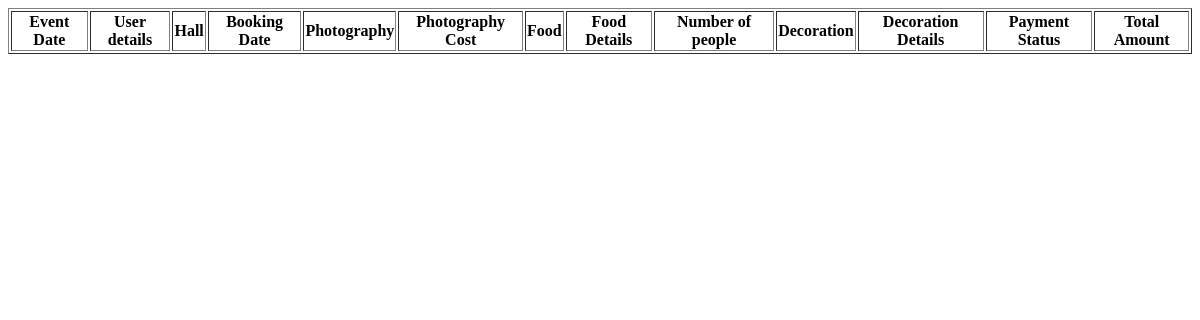
The page /adminviewbooking on the database as committed earlier.
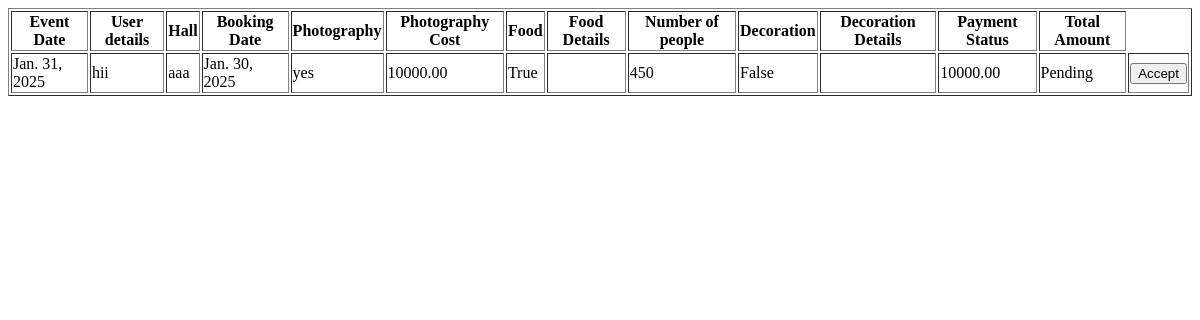
The same page on the database as committed later.
### ALORA/models.py (models this page shows)
class Bookings(models.Model):
    event_date=models.DateField(null=True)
    event_status=models.CharField(max_length=100,default='Pending')
    user_id=models.ForeignKey(User,on_delete=models.CASCADE)
    hall_id=models.ForeignKey(Halls,on_delete=models.CASCADE)
    booking_date=models.DateField(auto_now_add=True)
    payment_status=models.CharField(max_length=100,default='Pending')
    photography=models.CharField(max_length=100,null=True,blank=True)
    food_value=models.BooleanField(null=True,blank=True)
    food=models.ForeignKey(Food,on_delete=models.CASCADE,null=True,blank=True)
    no_of_people=models.IntegerField(null=True,blank=True)
    decoration_value=models.BooleanField(null=True,blank=True)
    decoration=models.ForeignKey(Decoration,on_delete=models.CASCADE,null=True,blank=True)
    photography_cost=models.DecimalField(max_digits=10,decimal_places=2,null=True,blank=True)
    total_payment=models.DecimalField(max_digits=10,decimal_places=2)

class Halls(models.Model):
    hall_name=models.CharField(max_length=100)
    location=models.CharField(max_length=200)
    capacity=models.IntegerField()
    price_per_day=models.DecimalField(max_digits=10,decimal_places=2)
    photo_url=models.FileField()
    hall_description=models.TextField(null=True,blank=True)

### ALORA/views.py (the view)
# urls.py: path('adminviewbooking',views.admin_view_booking,name='adminviewbooking'),
def admin_view_booking(request):
    book=Bookings.objects.all()
    return render(request,'admin_view_booking.html',{'data':book})

### template/admin_view_booking.html (shortened to what this page needs)
<!DOCTYPE html>
<html lang="en">
<head>
</head>
<body>
    <table border="1">
        <tr>
            <th>Event Date</th>
            <th>User details</th>
            <th>Hall</th>
            <th>Booking Date</th>
            <th>Photography</th>
            <th>Photography Cost</th>
            <th>Food</th>
            <th>Food Details</th>
            <th>Number of people</th>
            <th>Decoration</th>
            <th>Decoration Details</th>
            <th>Payment Status</th>
            <th>Total Amount</th>
        </tr>
        {% for x in data %}
        <tr>
            <td>{{x.event_date}}</td>
            <td>{{x.user_id.first_name}}</td>
            <td>{{x.hall_id.hall_name}}</td>
            <td>{{x.booking_date}}</td>
            <td>{{x.photography}}</td>
            <td>{{x.photography_cost}}</td>
            <td>{{x.food_value}}</td>
            <td>{{x.food.food_name}} <br> {{x.food.food_price}}</td>
            <td>{{x.no_of_people}}</td>
            <td>{{x.decoration_value}}</td>
            <td>{{x.decoration.decoration_name}} <br> {{x.decoration.decoration_price}}</td>
            <td>{{x.total_payment}}</td>
            <td>{{x.payment_status}}</td>
            <td>
                <form action="{% url 'acceptrejectbooking' id=x.id %}" method="post">
                    {% if x.event_status == 'pending' %}
                    <input type="submit" value="Accept" name="Status">
                    <input type="submit" value="Reject" name="Status">
                    {% elif x.event_status == 'Accept' %}
                    <input type="submit" value="Reject" name="Status">
                    {% else %}
                    <input type="submit" value="Accept" name="Status">
                    {% endif %}
                </form>
            </td>
        </tr>
        {% endfor %}
    </table>
</body>
</html>

Rows that differ between the two databases and show on the page:
added Bookings: event_date "Jan. 31, 2025", user_id.first_name "hii", hall_id.hall_name "aaa", booking_date "Jan. 30, 2025", photography "yes", photography_cost "10000.00", food_value "True", no_of_people "450", decoration_value "False", total_payment "10000.00", payment_status "Pending"
